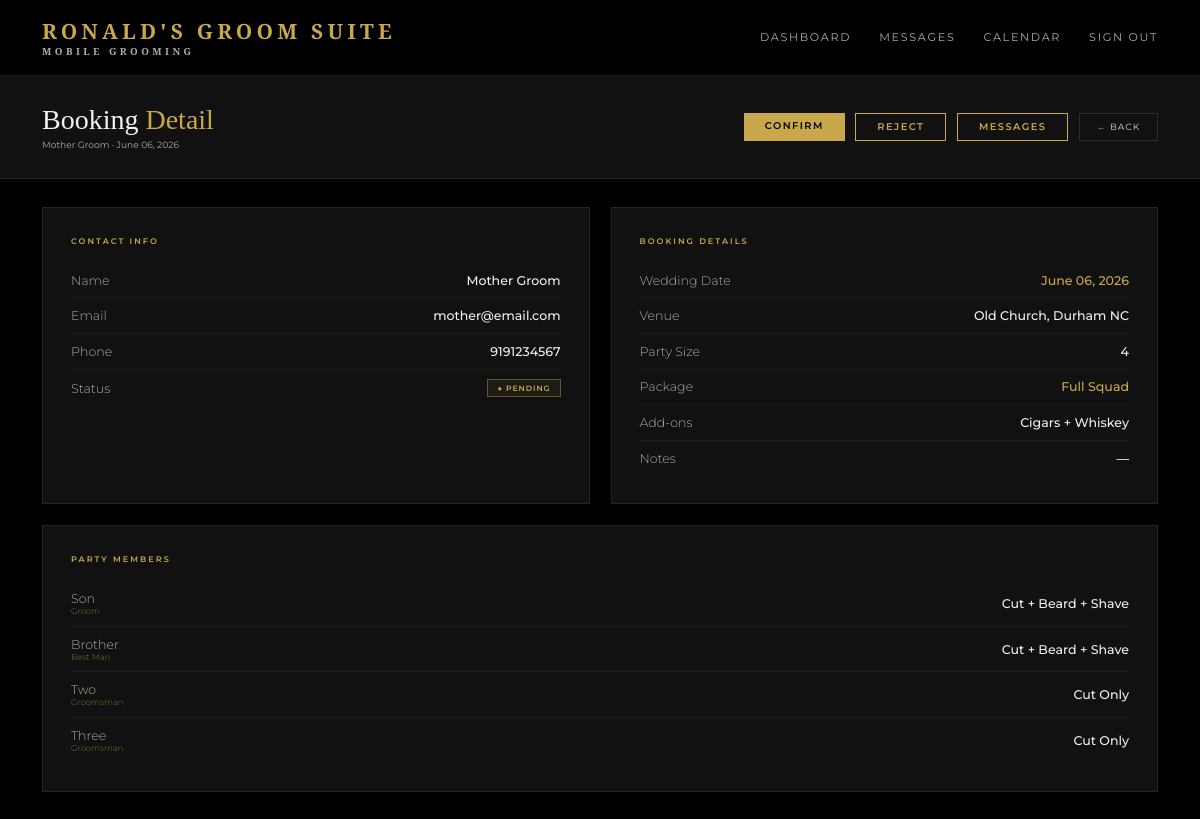
Page /admin/booking/1 (signed in) on the committed database.
### models.py (models this page shows)
class User(UserMixin, db.Model):
    id = db.Column(db.Integer, primary_key=True)
    name = db.Column(db.String(100), nullable=False)
    email = db.Column(db.String(120), unique=True, nullable=False)
    password = db.Column(db.String(200), nullable=False)
    role = db.Column(db.String(20), default='client')
    phone = db.Column(db.String(20))
    password_changed = db.Column(db.Boolean, default=False)
    bookings = db.relationship('Booking', backref='client', lazy=True)

class Booking(db.Model):
    id = db.Column(db.Integer, primary_key=True)
    wedding_date = db.Column(db.String(50), nullable=False)
    venue = db.Column(db.String(200), nullable=False)
    start_time = db.Column(db.String(20))
    party_size = db.Column(db.Integer, default=1)
    package = db.Column(db.String(100))
    addons = db.Column(db.String(200))
    notes = db.Column(db.Text)
    status = db.Column(db.String(20), default='pending')
    created_at = db.Column(db.DateTime, default=datetime.utcnow)
    user_id = db.Column(db.Integer, db.ForeignKey('user.id'), nullable=False)
    party_members = db.relationship('PartyMember', backref='booking', lazy=True)
    messages = db.relationship('Message', backref='booking_messages', lazy=True, foreign_keys='Message.booking_id')

class PartyMember(db.Model):
    id = db.Column(db.Integer, primary_key=True)
    name = db.Column(db.String(100), nullable=False)
    role = db.Column(db.String(50), default='Groomsman')
    service = db.Column(db.String(100), nullable=False)
    booking_id = db.Column(db.Integer, db.ForeignKey('booking.id'), nullable=False)

### routes.py (the view)
    @app.route('/admin/booking/<int:id>')
    @login_required
    @admin_required
    def booking_detail(id):
        booking = Booking.query.get_or_404(id)
        return render_template('admin/booking_detail.html', booking=booking)

### app.py (called while the page is built)
@app.template_filter('format_date')
def format_date(value):
    try:
        return datetime.strptime(value, '%Y-%m-%d').strftime('%B %d, %Y')
    except:
        return value

### auth.py (called while the page is built)
def register_routes(app, login_manager):
    @login_manager.user_loader
    def load_user(user_id):
        return db.session.get(User, int(user_id))
    @app.route('/login', methods=['GET', 'POST'])
    def login():
        if request.method == 'POST':
            email = request.form.get('email')
            password = request.form.get('password')
            user = User.query.filter_by(email=email).first()
            if user and check_password_hash(user.password, password):
                login_user(user)
                if user.role == 'admin':
                    return redirect(url_for('index'))
                return redirect(url_for('portal'))
            flash('Invalid email or password')
        return render_template('login.html')
    @app.route('/logout')
    @login_required
    def logout():
        logout_user()
        return redirect(url_for('index'))

### routes.py (called while the page is built)
def admin_required(f):
    @wraps(f)
    def decorated_function(*args, **kwargs):
        if not current_user.is_authenticated or current_user.role != 'admin':
            return redirect(url_for('index'))
        return f(*args, **kwargs)
    return decorated_function

### templates/admin/booking_detail.html (shortened to what this page needs)
{% extends 'base.html' %}
{% block content %}
<div class="admin-header">
  <div>
    <h1 class="admin-title">Booking <span>Detail</span></h1>
    <p class="admin-meta">{{ booking.client.name }} · {{ booking.wedding_date | format_date }}</p>
  </div>
  <div style="display:flex;gap:0.75rem;">
    {% if booking.status == 'pending' %}
    <a href="{{ url_for('confirm_booking', id=booking.id) }}" class="btn-gold" style="width:auto;padding:0.55rem 1.5rem;">Confirm</a>
    <a href="{{ url_for('reject_booking', id=booking.id) }}" class="btn-outline" style="padding:0.55rem 1.5rem;">Reject</a>
    {% endif %}
    <a href="{{ url_for('admin_messages', id=booking.id) }}" class="btn-outline" style="padding:0.55rem 1.5rem;">Messages</a>
    <a href="{{ url_for('admin_dashboard') }}" class="btn-ghost">← Back</a>
  </div>
</div>
<div class="portal-body">
  <div class="portal-card">
    <div class="portal-card-title">Contact Info</div>
    <div class="detail-row">
      <span class="detail-label">Name</span>
      <span class="detail-value">{{ booking.client.name }}</span>
    </div>
    <div class="detail-row">
      <span class="detail-label">Email</span>
      <span class="detail-value">{{ booking.client.email }}</span>
    </div>
    <div class="detail-row">
      <span class="detail-label">Phone</span>
      <span class="detail-value">{{ booking.client.phone or '—' }}</span>
    </div>
    <div class="detail-row">
      <span class="detail-label">Status</span>
      <span class="badge badge-{{ booking.status }}">● {{ booking.status|capitalize }}</span>
    </div>
  </div>
  <div class="portal-card">
    <div class="portal-card-title">Booking Details</div>
    <div class="detail-row">
      <span class="detail-label">Wedding Date</span>
      <span class="detail-value gold">{{ booking.wedding_date | format_date }}</span>
    </div>
    <div class="detail-row">
      <span class="detail-label">Venue</span>
      <span class="detail-value">{{ booking.venue }}</span>
    </div>
    <div class="detail-row">
      <span class="detail-label">Party Size</span>
      <span class="detail-value">{{ booking.party_size }}</span>
    </div>
    <div class="detail-row">
      <span class="detail-label">Package</span>
      <span class="detail-value gold">{{ booking.package or 'TBD' }}</span>
    </div>
    <div class="detail-row">
      <span class="detail-label">Add-ons</span>
      <span class="detail-value">{{ booking.addons or 'None' }}</span>
    </div>
    <div class="detail-row">
      <span class="detail-label">Notes</span>
      <span class="detail-value">{{ booking.notes or '—' }}</span>
    </div>
  </div>
  <div class="portal-card span-2">
    <div class="portal-card-title">Party Members</div>
  {% if booking.party_members %}
      {% for member in booking.party_members %}
      <div class="detail-row">
        <span class="detail-label">
          {{ member.name }}
          <span style="color:var(--gold-dim);font-size:0.6rem;display:block;">{{ member.role or 'Groomsman' }}</span>
        </span>
        <span class="detail-value">{{ member.service }}</span>
      </div>
      {% endfor %}
    {% else %}
      <p style="color:var(--white-dim);font-size:0.75rem;">No party members added yet.</p>
    {% endif %}
  </div>
</div>
{% endblock %}

### static/css/style.css (style rules this page uses)
*, *::before, *::after { box-sizing: border-box; margin: 0; padding: 0; }
:root { --gold: #C9A84C; --gold-light: #E8C96A; --gold-dim: #8a6f2e; --black: #000000; --black-2: #111111; --black-3: #1A1A1A; --black-5: #2C2C2C; --white: #F5F0E8; --white-dim: #b0aa9a; --font-display: 'Cormorant Garamond', serif; --font-body: 'Montserrat', sans-serif; }
html { font-size: 14px; }
body { font-family: var(--font-body); background: var(--black); color: var(--white); min-height: 100vh; }
.btn-gold { display: inline-block; width: auto; padding: 0.65rem 1.5rem; background: var(--gold); color: var(--black); font-family: var(--font-body); font-size: 0.7rem; font-weight: 600; letter-spacing: 0.15em; text-transform: uppercase; border: none; cursor: pointer; transition: background 0.2s; text-decoration: none; text-align: center; }
.btn-outline { display: inline-block; padding: 0.65rem 1.5rem; background: transparent; color: var(--gold); font-family: var(--font-body); font-size: 0.7rem; font-weight: 600; letter-spacing: 0.15em; text-transform: uppercase; border: 1px solid var(--gold); cursor: pointer; transition: all 0.2s; text-decoration: none; }
.btn-ghost { display: inline-block; padding: 0.55rem 1.2rem; background: transparent; color: var(--white-dim); font-family: var(--font-body); font-size: 0.65rem; font-weight: 500; letter-spacing: 0.1em; text-transform: uppercase; border: 1px solid var(--black-5); cursor: pointer; transition: all 0.2s; text-decoration: none; }
.span-2 { grid-column: span 2; }
.admin-header { padding: 2rem 3rem; background: var(--black-2); border-bottom: 1px solid rgba(201,168,76,0.15); display: flex; align-items: center; justify-content: space-between; }
.admin-title { font-family: var(--font-display); font-size: 2rem; font-weight: 300; }
.admin-title span { color: var(--gold); }
.admin-meta { font-size: 0.65rem; color: var(--white-dim); margin-top: 0.25rem; }
.badge { display: inline-flex; align-items: center; gap: 0.3rem; padding: 0.25rem 0.65rem; font-size: 0.55rem; letter-spacing: 0.12em; text-transform: uppercase; font-weight: 600; border: 1px solid; }
.badge-pending { border-color: rgba(201,168,76,0.4); color: var(--gold); background: rgba(201,168,76,0.07); }
.portal-body { padding: 2rem 3rem; display: grid; grid-template-columns: 1fr 1fr; gap: 1.5rem; }
.portal-card { background: var(--black-2); border: 1px solid rgba(201,168,76,0.12); padding: 2rem; }
.portal-card-title { font-size: 0.58rem; letter-spacing: 0.25em; text-transform: uppercase; color: var(--gold); margin-bottom: 1.2rem; font-weight: 600; }
.detail-row { display: flex; justify-content: space-between; align-items: center; padding: 0.7rem 0; border-bottom: 1px solid rgba(201,168,76,0.07); font-size: 0.9rem; }
.detail-row:last-child { border-bottom: none; }
.detail-label { color: var(--white-dim); font-weight: 300; }
.detail-value { color: var(--white); font-weight: 500; }
.detail-value.gold { color: var(--gold); }

### rows in the picture
User: client.name "Mother Groom", client.email "mother@email.com", client "9191234567"
Booking: wedding_date "June 06, 2026", status "PENDING", venue "Old Church, Durham NC", party_size "4", package "Full Squad", addons "Cigars + Whiskey", notes "—"
PartyMember: name "Son", role "Groom", service "Cut + Beard + Shave"
PartyMember: name "Brother", role "Best Man", service "Cut + Beard + Shave"
PartyMember: name "Two", role "Groomsman", service "Cut Only"
PartyMember: name "Three", role "Groomsman", service "Cut Only"
